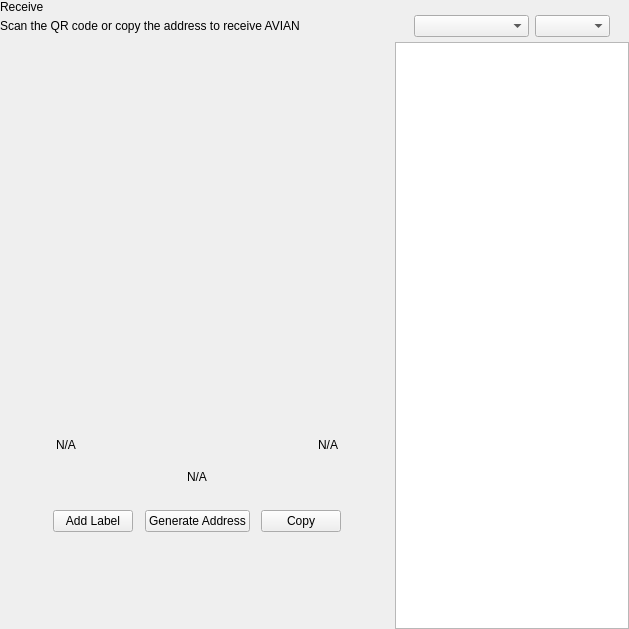
<?xml version="1.0" encoding="UTF-8"?>
<ui version="4.0">
 <class>ReceiveWidget</class>
 <widget class="QWidget" name="ReceiveWidget">
  <property name="geometry">
   <rect>
    <x>0</x>
    <y>0</y>
    <width>629</width>
    <height>629</height>
   </rect>
  </property>
  <property name="minimumSize">
   <size>
    <width>0</width>
    <height>0</height>
   </size>
  </property>
  <property name="windowTitle">
   <string>Form</string>
  </property>
  <layout class="QHBoxLayout" name="horizontalLayout_2" stretch="2,1">
   <property name="spacing">
    <number>0</number>
   </property>
   <property name="leftMargin">
    <number>0</number>
   </property>
   <property name="topMargin">
    <number>0</number>
   </property>
   <property name="rightMargin">
    <number>0</number>
   </property>
   <property name="bottomMargin">
    <number>0</number>
   </property>
   <item>
    <widget class="QWidget" name="left" native="true">
     <layout class="QVBoxLayout" name="verticalLayout_3">
      <property name="leftMargin">
       <number>0</number>
      </property>
      <property name="topMargin">
       <number>0</number>
      </property>
      <property name="rightMargin">
       <number>0</number>
      </property>
      <property name="bottomMargin">
       <number>0</number>
      </property>
      <item>
       <layout class="QVBoxLayout" name="verticalLayout_2">
        <property name="spacing">
         <number>0</number>
        </property>
        <property name="leftMargin">
         <number>0</number>
        </property>
        <item>
         <layout class="QHBoxLayout" name="horizontalLayout_3">
          <property name="spacing">
           <number>0</number>
          </property>
          <item>
           <layout class="QVBoxLayout" name="verticalLayout_4">
            <property name="spacing">
             <number>5</number>
            </property>
            <item>
             <widget class="QLabel" name="labelTitle">
              <property name="text">
               <string>Receive</string>
              </property>
             </widget>
            </item>
            <item alignment="Qt::AlignTop">
             <widget class="QLabel" name="labelSubtitle1">
              <property name="text">
               <string>Scan the QR code or copy the address to receive AVIAN</string>
              </property>
             </widget>
            </item>
           </layout>
          </item>
          <item>
           <spacer name="horizontalSpacer">
            <property name="orientation">
             <enum>Qt::Horizontal</enum>
            </property>
            <property name="sizeHint" stdset="0">
             <size>
              <width>40</width>
              <height>20</height>
             </size>
            </property>
           </spacer>
          </item>
         </layout>
        </item>
        <item>
         <spacer name="verticalSpacer_2">
          <property name="orientation">
           <enum>Qt::Vertical</enum>
          </property>
          <property name="sizeType">
           <enum>QSizePolicy::Expanding</enum>
          </property>
          <property name="sizeHint" stdset="0">
           <size>
            <width>20</width>
            <height>50</height>
           </size>
          </property>
         </spacer>
        </item>
        <item alignment="Qt::AlignHCenter">
         <widget class="QWidget" name="layoutQR" native="true">
          <property name="maximumSize">
           <size>
            <width>510</width>
            <height>16777215</height>
           </size>
          </property>
          <layout class="QVBoxLayout" name="verticalLayoutQr">
           <item>
            <spacer name="verticalSpacer11">
             <property name="orientation">
              <enum>Qt::Vertical</enum>
             </property>
             <property name="sizeType">
              <enum>QSizePolicy::Fixed</enum>
             </property>
             <property name="sizeHint" stdset="0">
              <size>
               <width>20</width>
               <height>20</height>
              </size>
             </property>
            </spacer>
           </item>
           <item alignment="Qt::AlignHCenter">
            <widget class="QLabel" name="labelQrImg">
             <property name="minimumSize">
              <size>
               <width>260</width>
               <height>260</height>
              </size>
             </property>
             <property name="maximumSize">
              <size>
               <width>260</width>
               <height>260</height>
              </size>
             </property>
             <property name="text">
              <string/>
             </property>
             <property name="alignment">
              <set>Qt::AlignCenter</set>
             </property>
            </widget>
           </item>
           <item>
            <spacer name="verticalSpacer_21">
             <property name="orientation">
              <enum>Qt::Vertical</enum>
             </property>
             <property name="sizeType">
              <enum>QSizePolicy::Fixed</enum>
             </property>
             <property name="sizeHint" stdset="0">
              <size>
               <width>20</width>
               <height>30</height>
              </size>
             </property>
            </spacer>
           </item>
           <item>
            <widget class="QWidget" name="widget" native="true">
             <property name="minimumSize">
              <size>
               <width>0</width>
               <height>0</height>
              </size>
             </property>
             <layout class="QHBoxLayout" name="horizontalLayout_5">
              <item>
               <widget class="QLabel" name="labelLabel">
                <property name="text">
                 <string notr="true">N/A</string>
                </property>
               </widget>
              </item>
              <item>
               <spacer name="horizontalSpacer_2">
                <property name="orientation">
                 <enum>Qt::Horizontal</enum>
                </property>
                <property name="sizeHint" stdset="0">
                 <size>
                  <width>141</width>
                  <height>20</height>
                 </size>
                </property>
               </spacer>
              </item>
              <item>
               <widget class="QLabel" name="labelDate">
                <property name="text">
                 <string notr="true">N/A</string>
                </property>
                <property name="alignment">
                 <set>Qt::AlignRight|Qt::AlignTrailing|Qt::AlignVCenter</set>
                </property>
               </widget>
              </item>
             </layout>
            </widget>
           </item>
           <item>
            <widget class="QLabel" name="labelAddress">
             <property name="sizePolicy">
              <sizepolicy hsizetype="Expanding" vsizetype="Preferred">
               <horstretch>0</horstretch>
               <verstretch>0</verstretch>
              </sizepolicy>
             </property>
             <property name="minimumSize">
              <size>
               <width>300</width>
               <height>0</height>
              </size>
             </property>
             <property name="text">
              <string notr="true">N/A</string>
             </property>
             <property name="alignment">
              <set>Qt::AlignCenter</set>
             </property>
            </widget>
           </item>
           <item>
            <spacer name="verticalSpacer_4">
             <property name="orientation">
              <enum>Qt::Vertical</enum>
             </property>
             <property name="sizeType">
              <enum>QSizePolicy::Fixed</enum>
             </property>
             <property name="sizeHint" stdset="0">
              <size>
               <width>20</width>
               <height>20</height>
              </size>
             </property>
            </spacer>
           </item>
           <item>
            <layout class="QHBoxLayout" name="horizontalLayout_4">
             <item alignment="Qt::AlignHCenter">
              <widget class="QPushButton" name="pushButtonLabel">
               <property name="focusPolicy">
                <enum>Qt::NoFocus</enum>
               </property>
               <property name="text">
                <string>Add Label</string>
               </property>
              </widget>
             </item>
             <item alignment="Qt::AlignHCenter">
              <widget class="QPushButton" name="pushButtonNewAddress">
               <property name="focusPolicy">
                <enum>Qt::NoFocus</enum>
               </property>
               <property name="text">
                <string>Generate Address</string>
               </property>
              </widget>
             </item>
             <item alignment="Qt::AlignHCenter">
              <widget class="QPushButton" name="pushButtonCopy">
               <property name="focusPolicy">
                <enum>Qt::NoFocus</enum>
               </property>
               <property name="text">
                <string>Copy</string>
               </property>
              </widget>
             </item>
            </layout>
           </item>
           <item>
            <spacer name="verticalSpacer_3">
             <property name="orientation">
              <enum>Qt::Vertical</enum>
             </property>
             <property name="sizeType">
              <enum>QSizePolicy::Expanding</enum>
             </property>
             <property name="sizeHint" stdset="0">
              <size>
               <width>20</width>
               <height>20</height>
              </size>
             </property>
            </spacer>
           </item>
          </layout>
         </widget>
        </item>
        <item>
         <spacer name="verticalSpacer">
          <property name="orientation">
           <enum>Qt::Vertical</enum>
          </property>
          <property name="sizeHint" stdset="0">
           <size>
            <width>20</width>
            <height>40</height>
           </size>
          </property>
         </spacer>
        </item>
       </layout>
      </item>
     </layout>
    </widget>
   </item>
   <item>
    <widget class="QWidget" name="right" native="true">
     <layout class="QVBoxLayout" name="verticalLayout_5">
      <property name="spacing">
       <number>0</number>
      </property>
      <property name="leftMargin">
       <number>1</number>
      </property>
      <property name="topMargin">
       <number>0</number>
      </property>
      <property name="rightMargin">
       <number>0</number>
      </property>
      <property name="bottomMargin">
       <number>0</number>
      </property>
      <item>
       <layout class="QVBoxLayout" name="container_right">
        <property name="spacing">
         <number>0</number>
        </property>
        <property name="leftMargin">
         <number>0</number>
        </property>
        <property name="rightMargin">
         <number>0</number>
        </property>
        <item>
         <layout class="QVBoxLayout" name="verticalLayout">
          <property name="spacing">
           <number>6</number>
          </property>
          <property name="leftMargin">
           <number>19</number>
          </property>
          <property name="rightMargin">
           <number>19</number>
          </property>
          <item>
           <widget class="OptionButton" name="btnRequest" native="true"/>
          </item>
          <item>
           <widget class="OptionButton" name="btnMyAddresses" native="true">
            <property name="sizePolicy">
             <sizepolicy hsizetype="Preferred" vsizetype="Minimum">
              <horstretch>0</horstretch>
              <verstretch>0</verstretch>
             </sizepolicy>
            </property>
           </widget>
          </item>
         </layout>
        </item>
        <item>
         <widget class="QWidget" name="sortWidget" native="true">
          <layout class="QHBoxLayout" name="horizontalLayout_6">
           <property name="leftMargin">
            <number>19</number>
           </property>
           <property name="rightMargin">
            <number>19</number>
           </property>
           <property name="bottomMargin">
            <number>5</number>
           </property>
           <item>
            <spacer name="horizontalSpacer_3">
             <property name="orientation">
              <enum>Qt::Horizontal</enum>
             </property>
             <property name="sizeHint" stdset="0">
              <size>
               <width>40</width>
               <height>20</height>
              </size>
             </property>
            </spacer>
           </item>
           <item>
            <widget class="QComboBox" name="comboBoxSort">
             <property name="sizePolicy">
              <sizepolicy hsizetype="Preferred" vsizetype="Fixed">
               <horstretch>0</horstretch>
               <verstretch>0</verstretch>
              </sizepolicy>
             </property>
             <property name="minimumSize">
              <size>
               <width>115</width>
               <height>0</height>
              </size>
             </property>
            </widget>
           </item>
           <item>
            <widget class="QComboBox" name="comboBoxSortOrder">
             <property name="sizePolicy">
              <sizepolicy hsizetype="Preferred" vsizetype="Fixed">
               <horstretch>0</horstretch>
               <verstretch>0</verstretch>
              </sizepolicy>
             </property>
             <property name="minimumSize">
              <size>
               <width>75</width>
               <height>0</height>
              </size>
             </property>
            </widget>
           </item>
          </layout>
         </widget>
        </item>
        <item>
         <widget class="QListView" name="listViewAddress"/>
        </item>
       </layout>
      </item>
     </layout>
    </widget>
   </item>
  </layout>
 </widget>
 <customwidgets>
  <customwidget>
   <class>OptionButton</class>
   <extends>QWidget</extends>
   <header>qt/avianitecoin/optionbutton.h</header>
   <container>1</container>
  </customwidget>
 </customwidgets>
 <resources/>
 <connections/>
</ui>
